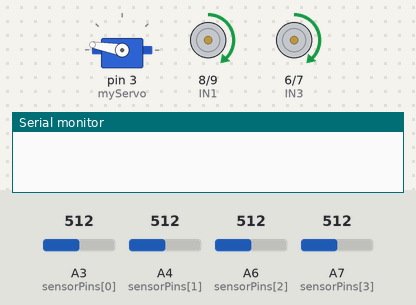
Simulated run of this sketch. Board: Arduino Nano, built with avr-gcc and run on an emulated ATmega328P. On the bench: servo, motor-driver pin pairs drawn as motors (green arrow = first pin HIGH = forward, orange = second pin HIGH = backward, longer = more drive, scaled by the enable pin), the last lines printed to the serial monitor. The test bench sets the inputs (shaded band); at power-on: A3 (sensorPins[0]) = 512, A4 (sensorPins[1]) = 512, A7 (sensorPins[3]) = 512, A6 (sensorPins[2]) = 512.

Above: at 1.6 s.
1.7 s: A3 (sensorPins[0]) set to 490
At 2.7 s:
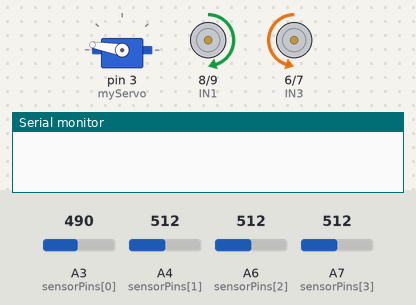
3.7 s: A4 (sensorPins[1]) set to 482
At 4.0 s:
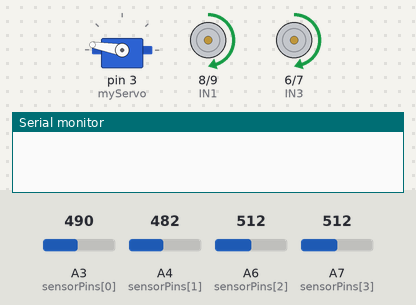
6.7 s: A3 (sensorPins[0]) set to 510
At 7.8 s:
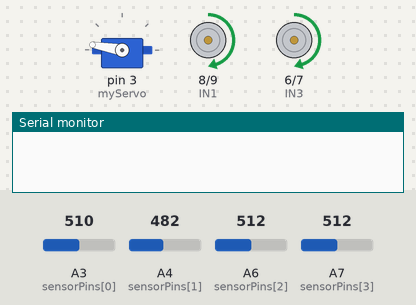
8.5 s: A7 (sensorPins[3]) set to 486
At 10.2 s:
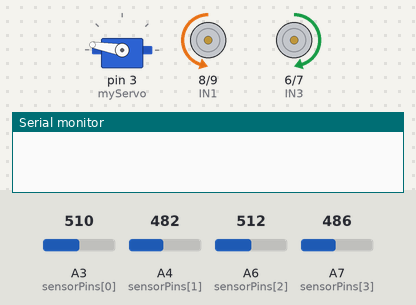
10.5 s: A6 (sensorPins[2]) set to 490
At 10.9 s:
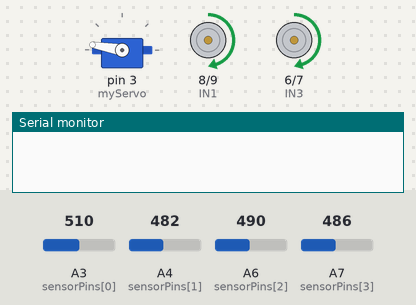
13.5 s: A3 (sensorPins[0]) set to 306
At 14.6 s:
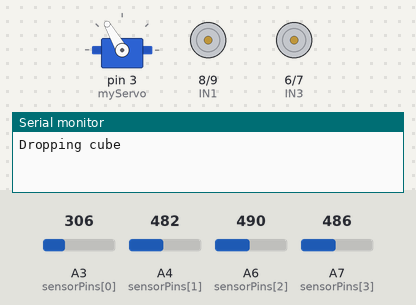
Timing chart, 0 to 22.4 s (numbered marks = the images above; inputs shaded):
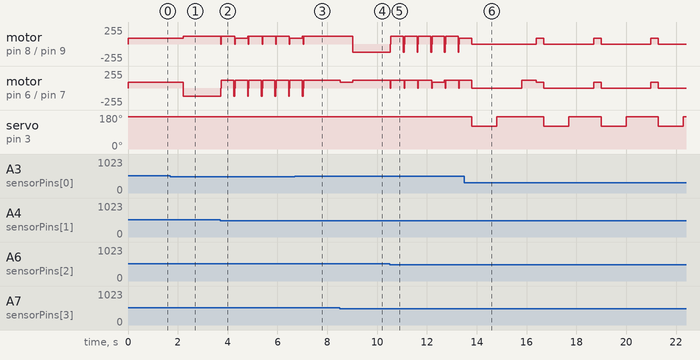

The sketch:

finalfollowlinecodeteam4.ino
```cpp
#include <Servo.h>
Servo myServo;
// Motor pins for L298N
#define ENA 11   // PWM for Left Motor
#define IN1 8
#define IN2 9

#define ENB 5     // PWM for Right Motor
#define IN3 6
#define IN4 7


// Sensors
#define NUM_SENSORS 4
int sensorPins[NUM_SENSORS] = {A3, A4, A6, A7};
int sensorValues[NUM_SENSORS];

// Motor speeds
int baseSpeed = 90;  // Forward speed
int slightTurnSpeed = 30; // For gentle turns
int spinSpeed = 120;  // For sharp turns
int interval = 0;

// Interval-based checkpoint variables
bool seenBlack[NUM_SENSORS] = {false, false, false, false};
unsigned long intervalStart = 0;


void setup() {
  Serial.begin(9600);

  // Motor pins
  pinMode(ENA, OUTPUT);
  pinMode(IN1, OUTPUT);
  pinMode(IN2, OUTPUT);
  pinMode(ENB, OUTPUT);
  pinMode(IN3, OUTPUT);
  pinMode(IN4, OUTPUT);

  // Sensor pins
  for (int i = 0; i < NUM_SENSORS; i++) {
    pinMode(sensorPins[i], INPUT);
  }
  myServo.attach(3);
  myServo.write(170);
  setMotorSpeed(baseSpeed, baseSpeed);
  delay(400);


}
 unsigned long currTime = millis();
void loop() {
  // Read sensors
  for (int i = 0; i < NUM_SENSORS; i++) {
    sensorValues[i] = analogRead(sensorPins[i]);
  }

  bool sharpLeft = sensorValues[0] < 500;   // Outer left
  bool left = sensorValues[1] < 500;        // Inner left
  bool right = sensorValues[2] < 500;       // Inner right
  bool sharpRight = sensorValues[3] < 500 ;  // Outer right

  bool center = sensorValues[0] > 500 && sensorValues[1] > 500 &&
                sensorValues[2] > 500 && sensorValues[3] > 500;

if (center) {
    setMotorSpeed(baseSpeed, baseSpeed); // Go straight
}
else if (sharpLeft) {
  // Reset for next interval
    for (int i = 0; i < NUM_SENSORS; i++) seenBlack[i] = false;
    // Instead of delay(400), use a small loop
    unsigned long startTime = millis();
    while (millis() - startTime < 500) {
        // Keep moving forward during this pre-spin delay
        interval = millis() - startTime;
        setMotorSpeed(baseSpeed, baseSpeed);
        // Read sensors during this interval
        for (int i = 0; i < NUM_SENSORS; i++) {
            sensorValues[i] = analogRead(sensorPins[i]);
            // Mark sensor as having seen black for checkpoint
            if (sensorValues[i] < 500) {
                seenBlack[i] = true;
            }
        }

        // If all sensors saw black at least once in the interval → checkpoint
        bool allSeen = true;
        for (int i = 0; i < NUM_SENSORS; i++) {
            if (!seenBlack[i]) {
                allSeen = false;
                break;
            }
        }


        if (allSeen && ((startTime - currTime) > 4000)) {

          Serial.println("Dropping cube");
          setMotorSpeed(baseSpeed, baseSpeed);
          delay(300);
            // Trigger checkpoint
            stopMotors();
            myServo.write(120);
            delay(1000);
            myServo.write(170);
            delay(1000);
            setMotorSpeed(spinSpeed, 0);
           delay(interval * 3);

            intervalStart = millis();
            return; // Exit loop and go to next iteration of loop()
        }


    }

    // Now do the spin routine
    sensorValues[1] = analogRead(sensorPins[1]);
    while(sensorValues[1] > 500){
        sensorValues[1] = analogRead(sensorPins[1]);
        setMotorSpeed(spinSpeed, -spinSpeed); // Spin left
    }
       setMotorSpeed(spinSpeed, -spinSpeed);
     delay(30);


    stopMotors();
}

else if (sharpRight) {

    for (int i = 0; i < NUM_SENSORS; i++) seenBlack[i] = false;
    unsigned long startTime = millis();
    while (millis() - startTime < 500) {
        interval = millis() - startTime;
        setMotorSpeed(baseSpeed, baseSpeed);
        for (int i = 0; i < NUM_SENSORS; i++) {
            sensorValues[i] = analogRead(sensorPins[i]);
            if (sensorValues[i] < 500) {
                seenBlack[i] = true;
            }
        }

        bool allSeen = true;
        for (int i = 0; i < NUM_SENSORS; i++) {
            if (!seenBlack[i]) {
                allSeen = false;
                break;
            }
        }

        if (allSeen && ((startTime - currTime) > 4000)) {
          Serial.println("Dropping cube");
          setMotorSpeed(baseSpeed, baseSpeed);
          delay(300);
            stopMotors();
            myServo.write(120);
            delay(1000);
            myServo.write(170);
            delay(1000);
          setMotorSpeed(0, spinSpeed);
          delay(interval * 3);


            intervalStart = millis();
            return;
        }


    }

    sensorValues[2] = analogRead(sensorPins[2]);
    while(sensorValues[2] > 500){
        sensorValues[2] = analogRead(sensorPins[2]);
        setMotorSpeed(-spinSpeed, spinSpeed); // Spin right
    }
     setMotorSpeed(-spinSpeed, spinSpeed);
     delay(30);


    stopMotors();
}

else if (left) {
    setMotorSpeed(baseSpeed, slightTurnSpeed); // Slight left
    delay(30);
}
else if (right) {
    setMotorSpeed(slightTurnSpeed, baseSpeed); // Slight right
    delay(30);
}
else {
  setMotorSpeed(baseSpeed,baseSpeed);
  delay(1000);}


  delay(20); // Small delay for stability
}

// Motor control functions
void setMotorSpeed(int leftSpeed, int rightSpeed) {
  // Left Motor
  if (leftSpeed > 0) {
    digitalWrite(IN1, HIGH);
    digitalWrite(IN2, LOW);
  } else if (leftSpeed < 0) {
    digitalWrite(IN1, LOW);
    digitalWrite(IN2, HIGH);
    leftSpeed = -leftSpeed;
  } else {
    digitalWrite(IN1, LOW);
    digitalWrite(IN2, LOW);
  }
  analogWrite(ENA, constrain(leftSpeed, 0, 255));

  // Right Motor
  if (rightSpeed > 0) {
    digitalWrite(IN3, HIGH);
    digitalWrite(IN4, LOW);
  } else if (rightSpeed < 0) {
    digitalWrite(IN3, LOW);
    digitalWrite(IN4, HIGH);
    rightSpeed = -rightSpeed;
  } else {
    digitalWrite(IN3, LOW);
    digitalWrite(IN4, LOW);
  }
  analogWrite(ENB, constrain(rightSpeed, 0, 255));
}

void stopMotors() {
  setMotorSpeed(0, 0);
}
```

Measured:
- the behaviour switches between 500 and 499 on A3 (sensorPins[0]) (found by bisection; images 0 and 1)
- the behaviour switches between 501 and 500 on A4 (sensorPins[1]) (found by bisection; images 1 and 2)
- the behaviour switches between 500 and 499 on A7 (sensorPins[3]) (found by bisection; images 3 and 4)
- after the input at 1.7 s, motor on pin 8 (IN1) / pin 9 (IN2): forward 90/255 → forward 120/255 after 0.51 s; motor on pin 6 (IN3) / pin 7 (IN4): forward 90/255 → backward 120/255 after 0.51 s
- after the input at 3.7 s, motor on pin 6 (IN3) / pin 7 (IN4): backward 120/255 → stopped at once, then repeats every 0.55 s: forward 120/255 0.50 s, backward 120/255 0.03 s, stopped 0.02 s
- after the input at 6.7 s, motor on pin 8 (IN1) / pin 9 (IN2), motor on pin 6 (IN3) / pin 7 (IN4): goes on until 7.1 s, then stays forward 120/255
- after the input at 8.5 s, motor on pin 8 (IN1) / pin 9 (IN2): forward 120/255 → backward 120/255 after 0.51 s; motor on pin 6 (IN3) / pin 7 (IN4): forward 120/255 → forward 90/255 at once, → forward 120/255 0.50 s later
- after the input at 10.5 s, motor on pin 8 (IN1) / pin 9 (IN2): backward 120/255 → stopped at once, then repeats every 0.55 s: forward 120/255 0.50 s, backward 120/255 0.03 s, stopped 0.02 s
- after the input at 13.5 s, servo on pin 3 (myServo): 170° → 120° after 0.30 s, → 170° 1.0 s later, → 120° 1.9 s later, → 170° 1.0 s later, … (8 changes in this stretch)
